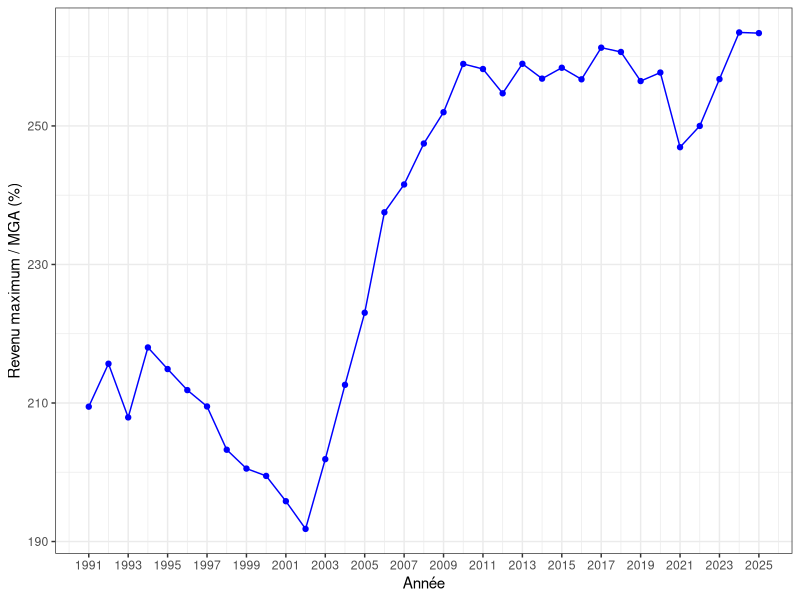
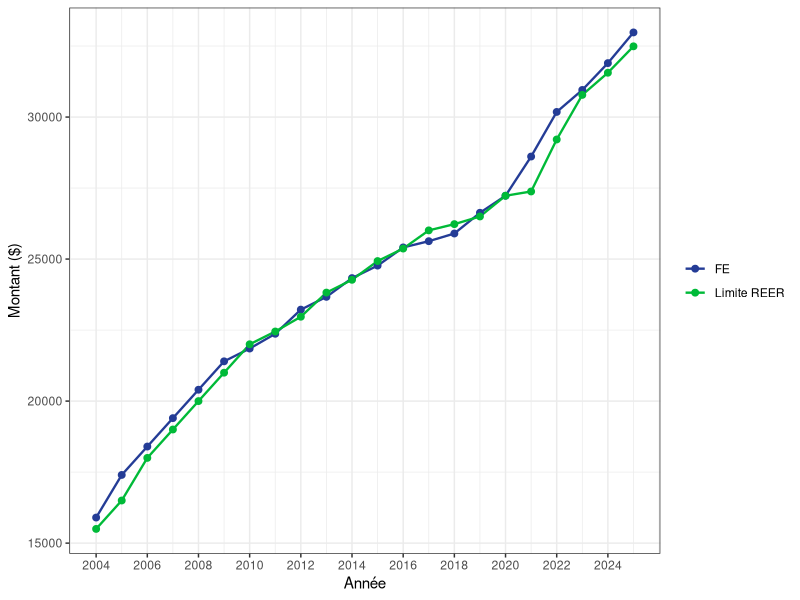

Generate these figures, in order, with R:
## ---- chunk 1
#| code-fold: true
#| echo: false
#| message: false
#| warning: false
#| fig-height: 4
#| fig-width: 9
#| fig-align: center

library(dplyr)
library(knitr)
library(kableExtra)

df <- tibble::tribble(
  ~Année, ~`Plafond RPA CD`, ~`Plafond REER`, ~`Revenu correspondant décalé d’un an`, ~MGA, ~`Revenu maximum / MGA`,
  1991, "12 500 $", "11 500 $", "63 889 $", "30 500 $", "209.47%",
  1992, "12 500 $", "12 500 $", "69 444 $", "32 200 $", "215.67%",
  1993, "13 500 $", "12 500 $", "69 444 $", "33 400 $", "207.92%",
  1994, "14 500 $", "13 500 $", "75 000 $", "34 400 $", "218.02%",
  1995, "13 500 $", "14 500 $", "75 000 $", "34 900 $", "214.90%",
  1996, "13 500 $", "13 500 $", "75 000 $", "35 400 $", "211.86%",
  1997, "13 500 $", "13 500 $", "75 000 $", "35 800 $", "209.50%",
  1998, "13 500 $", "13 500 $", "75 000 $", "36 900 $", "203.25%",
  1999, "13 500 $", "13 500 $", "75 000 $", "37 400 $", "200.53%",
  2000, "13 500 $", "13 500 $", "75 000 $", "37 600 $", "199.47%",
  2001, "13 500 $", "13 500 $", "75 000 $", "38 300 $", "195.82%",
  2002, "13 500 $", "13 500 $", "75 000 $", "39 100 $", "191.82%",
  2003, "15 500 $", "14 500 $", "80 556 $", "39 900 $", "201.89%",
  2004, "16 500 $", "15 500 $", "86 111 $", "40 500 $", "212.62%",
  2005, "18 000 $", "16 500 $", "91 667 $", "41 100 $", "223.03%",
  2006, "19 000 $", "18 000 $", "100 000 $", "42 100 $", "237.53%",
  2007, "20 000 $", "19 000 $", "105 556 $", "43 700 $", "241.55%",
  2008, "21 000 $", "20 000 $", "111 111 $", "44 900 $", "247.46%",
  2009, "22 000 $", "21 000 $", "116 667 $", "46 300 $", "251.98%",
  2010, "22 450 $", "22 000 $", "122 222 $", "47 200 $", "258.95%",
  2011, "22 970 $", "22 450 $", "124 722 $", "48 300 $", "258.22%",
  2012, "23 820 $", "22 970 $", "127 611 $", "50 100 $", "254.71%",
  2013, "24 270 $", "23 820 $", "132 333 $", "51 100 $", "258.97%",
  2014, "24 930 $", "24 270 $", "134 833 $", "52 500 $", "256.83%",
  2015, "25 370 $", "24 930 $", "138 500 $", "53 600 $", "258.40%",
  2016, "26 010 $", "25 370 $", "140 944 $", "54 900 $", "256.73%",
  2017, "26 230 $", "26 010 $", "144 500 $", "55 300 $", "261.30%",
  2018, "26 500 $", "26 230 $", "145 722 $", "55 900 $", "260.68%",
  2019, "27 230 $", "26 500 $", "147 222 $", "57 400 $", "256.48%",
  2020, "27 380 $", "27 230 $", "151 277 $", "58 700 $", "257.71%",
  2021, "29 210 $", "27 380 $", "152 111 $", "61 600 $", "246.93%",
  2022, "30 780 $", "29 210 $", "162 278 $", "64 900 $", "250.00%"
)

df <- df %>%
  add_row(
    Année = 2023, 
    `Plafond RPA CD` = "31 560 $",
    `Plafond REER` = "30 780 $",
    `Revenu correspondant décalé d’un an` = "171 000 $",
    MGA = "66 600 $",
    `Revenu maximum / MGA` = "256.76%"
  ) %>%
  add_row(
    Année = 2024, 
    `Plafond RPA CD` = "32 490 $",
    `Plafond REER` = "31 560 $",
    `Revenu correspondant décalé d’un an` = "180 500 $",
    MGA = "68 500 $",
    `Revenu maximum / MGA` = "263.50%"
  ) %>%
  add_row(
    Année = 2025, 
    `Plafond RPA CD` = "33 810 $",
    `Plafond REER` = "32 490 $",
    `Revenu correspondant décalé d’un an` = "187 833 $",
    MGA = "71 300 $",
    `Revenu maximum / MGA` = "263.40%"
  )

kbl(df, align = "c", booktabs = TRUE, escape = FALSE) %>%
  kable_styling(
    full_width = FALSE,
    position = "center",
    bootstrap_options = c("striped", "hover", "condensed")
  )

## ---- chunk 2
#| code-fold: true
#| echo: false
#| message: false
#| warning: false
#| fig-height: 4
#| fig-width: 9
#| fig-align: center

library(dplyr)
library(ggplot2)

df_plot <- df %>%
  mutate(
    ratio = as.numeric(gsub("%", "", `Revenu maximum / MGA`))
  )

ggplot(df_plot, aes(x = Année, y = ratio)) +
  geom_line(color="blue") +
  geom_point(color="blue") +
  labs(
    x = "Année",
    y = "Revenu maximum / MGA (%)"
  ) +
  scale_x_continuous(breaks = seq(1991, 2026, by = 2)) +
  theme_bw()

## ---- chunk 3
#| code-fold: true
#| echo: false
#| message: false
#| warning: false
#| fig-height: 4
#| fig-width: 9
#| fig-align: center

library(dplyr)
library(knitr)
library(kableExtra)

df <- tibble::tribble(
  ~Année, ~Plafond, ~Revenu, ~FE, ~REER,
  "1976*", "1 715 $", "85 750 $", "14 835 $", "5 500 $",
  "1990–2003", "1 722 $", "86 111 $", "14 900 $", "14 000 $",
  "2004", "1 833 $", "91 667 $", "15 900 $", "15 500 $",
  "2005", "2 000 $", "100 000 $", "17 400 $", "16 500 $",
  "2006", "2 111 $", "105 556 $", "18 400 $", "18 000 $",
  "2007", "2 222 $", "111 111 $", "19 400 $", "19 000 $",
  "2008", "2 333 $", "116 667 $", "20 400 $", "20 000 $",
  "2009", "2 444 $", "122 222 $", "21 400 $", "21 000 $",
  "2010", "2 494 $", "124 722 $", "21 850 $", "22 000 $",
  "2011", "2 552 $", "127 611 $", "22 370 $", "22 450 $",
  "2012", "2 647 $", "132 333 $", "23 220 $", "22 970 $",
  "2013", "2 697 $", "134 833 $", "23 670 $", "23 820 $",
  "2014", "2 770 $", "138 500 $", "24 330 $", "24 270 $",
  "2015", "2 819 $", "140 945 $", "24 770 $", "24 930 $",
  "2016", "2 890 $", "144 500 $", "25 410 $", "25 370 $",
  "2017", "2 914 $", "145 722 $", "25 630 $", "26 010 $",
  "2018", "2 944 $", "147 222 $", "25 900 $", "26 230 $",
  "2019", "3 026 $", "151 278 $", "26 630 $", "26 500 $",
  "2020", "3 092 $", "154 611 $", "27 230 $", "27 230 $",
  "2021", "3 246 $", "162 278 $", "28 610 $", "27 380 $",
  "2022", "3 420 $", "171 000 $", "30 180 $", "29 210 $",
  "2023", "3 506 $", "175 300 $", "30 954 $", "30 780 $",
  "2024", "3 611 $", "180 550 $", "31 899 $", "31 560 $",
  "2025", "3 731 $", "186 550 $", "32 979 $", "32 490 $"
)

kbl(df,
    align = "c",
    booktabs = TRUE,
    escape = FALSE,
    col.names = c(
      "Année",
      "Plafond",
      "Revenu correspondant<br>(si crédit = 2%)",
      "FE<br>(9 × plafond − 600)",
      "Limite REER"
    )) %>%
  kable_styling(
    full_width = FALSE,
    position = "center",
    bootstrap_options = c("striped", "hover", "condensed")
  )
  
## ---- chunk 4
#| code-fold: true
#| echo: false
#| message: false
#| warning: false
#| fig-height: 4
#| fig-width: 9
#| fig-align: center

library(dplyr)
library(tidyr)
library(ggplot2)

df_plot <- df %>%
  filter(Année != "1976*", Année != "1990–2003") %>%
  mutate(
    Année = as.numeric(Année),
    FE_num = as.numeric(gsub("[^0-9]", "", FE)),
    REER_num = as.numeric(gsub("[^0-9]", "", REER))
  ) %>%
  select(Année, FE_num, REER_num) %>%
  pivot_longer(
    cols = c(FE_num, REER_num),
    names_to = "Série",
    values_to = "Montant"
  ) %>%
  mutate(
    Série = recode(
      Série,
      FE_num = "FE",
      REER_num = "Limite REER"
    )
  )

ggplot(df_plot, aes(x = Année, y = Montant, color = Série)) +
  geom_line(linewidth = 0.8) +
  geom_point(size = 2) +
  scale_x_continuous(breaks = seq(2004, 2025, by = 2)) +
  scale_color_manual(values = c("#243c96", "#00BA38")) +
  labs(
    x = "Année",
    y = "Montant ($)",
    color = NULL
  ) +
  theme_bw()
